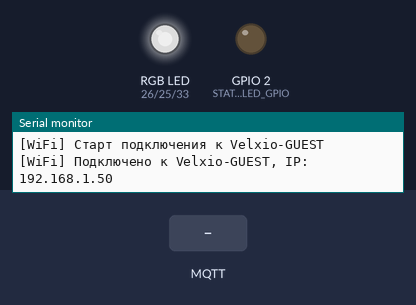
The sketch below on a simulated ESP32. Parts: an RGB LED mixed from three pins (HIGH = lit), output pins drawn as LEDs (lit = HIGH), the last lines printed to the serial monitor. Inputs (shaded band) come from the test bench. Dim RGB values are drawn brighter than linear; WiFi joins after 1.5 s; servers stay silent unless stated; no MQTT or app messages arrive unless stated.

Above: at 1.6 s.
At 2.8 s:
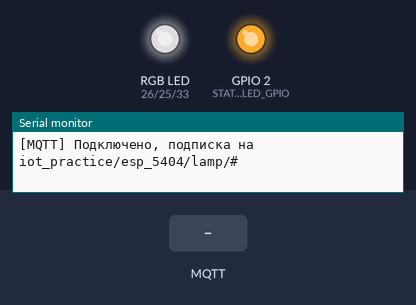
2.9 s: MQTT message "off" arrives on the first subscribed topic
4.4 s: MQTT message "rgba(" arrives on the first subscribed topic
5.9 s: MQTT message "adaptive" arrives on the first subscribed topic
Timing chart, 0 to 8.9 s (numbered marks = the images above; inputs shaded):
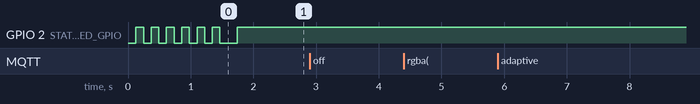

The sketch:

main.ino
```cpp
/*
Выполнила бригада №3
Участники:
- Павлов Аркадий - ответственный за схемы
- Малков Максим - ответственный за код
- Авдеев Евгений - ответственный за отчеты
*/

#include <Arduino.h>
#include <WiFi.h>
#include <PubSubClient.h>

// Учебная Wi-Fi сеть из правил проекта.
static constexpr const char* WIFI_SSID = "Velxio-GUEST";
static constexpr const char* WIFI_PASSWORD = "";

// IP брокера EMQX из docker-compose.
static constexpr const char* MQTT_BROKER_HOST = "172.30.0.10";
static constexpr uint16_t MQTT_BROKER_PORT = 1883;

static constexpr const char* MQTT_CLIENT_ID = "esp_5404";

// Светодиод статуса Wi-Fi/MQTT на плате ESP32.
static constexpr uint8_t STATUS_LED_GPIO = 2;

// RGB-каналы: пины и номера PWM-каналов (как в исходном ESP-IDF проекте).
static constexpr uint8_t GPIO_R = 26;
static constexpr uint8_t GPIO_G = 25;
static constexpr uint8_t GPIO_B = 33;
static constexpr uint8_t PWM_CH_R = 0;
static constexpr uint8_t PWM_CH_G = 1;
static constexpr uint8_t PWM_CH_B = 2;
static constexpr uint16_t PWM_FREQ_HZ = 5000;
static constexpr uint8_t PWM_RESOLUTION_BITS = 8;
static constexpr uint16_t PWM_MAX_DUTY = (1U << PWM_RESOLUTION_BITS) - 1U;

// Топики совместимы с fake_lamp: iot_practice/esp_5404/lamp/...
static constexpr const char* LAMP_TOPIC = "iot_practice/esp_5404/lamp";
static constexpr const char* VALUE_TOPIC = "iot_practice/esp_5404/lamp/value";
static constexpr const char* COLOR_TOPIC = "iot_practice/esp_5404/lamp/color";
static constexpr const char* SCENE_TOPIC = "iot_practice/esp_5404/lamp/scene";
static constexpr const char* SUBSCRIBE_TOPIC = "iot_practice/esp_5404/lamp/#";

enum SceneMode : uint8_t {
  SCENE_ADAPTIVE = 0,
  SCENE_MEETING = 1,
  SCENE_RELAX = 2,
  SCENE_EMERGENCY = 3,
};

struct LampState {
  bool lampOn = true;
  int value = 100;
  uint8_t r = 255;
  uint8_t g = 255;
  uint8_t b = 255;
  SceneMode scene = SCENE_ADAPTIVE;
};

WiFiClient wifiClient;
PubSubClient mqttClient(wifiClient);
LampState state;

unsigned long lastStatusBlinkMs = 0;
unsigned long lastMqttReconnectTryMs = 0;
unsigned long lastWifiReconnectTryMs = 0;
bool wifiConnectedLogged = false;

// Записываем duty на один RGB-канал (0..255 -> 8-битный ШИМ).
void writePwmChannel(uint8_t channel, uint8_t level) {
  const uint32_t duty = static_cast<uint32_t>((level * PWM_MAX_DUTY) / 255U);
  ledcWrite(channel, duty);
}

// Непосредственное применение RGB с учётом флага включения лампы.
void applyRgb(uint8_t r, uint8_t g, uint8_t b) {
  if (!state.lampOn) {
    r = 0;
    g = 0;
    b = 0;
  }
  writePwmChannel(PWM_CH_R, r);
  writePwmChannel(PWM_CH_G, g);
  writePwmChannel(PWM_CH_B, b);

  Serial.printf("[PWM] lamp=%s R=%u G=%u B=%u\n",
                state.lampOn ? "on" : "off", r, g, b);
}

// Общая яркость: одинаковый уровень на R, G и B (топик lamp/value).
void setUniformValue(int percent) {
  state.value = constrain(percent, 0, 100);
  const uint8_t level = static_cast<uint8_t>((state.value * 255) / 100);
  state.r = level;
  state.g = level;
  state.b = level;
}

// Применяем текущие уровни каналов (заданы через value или color).
void applyState() {
  if (!state.lampOn) {
    applyRgb(0, 0, 0);
    return;
  }
  applyRgb(state.r, state.g, state.b);
}

// Парсинг цвета в формате #RRGGBB.
void parseHexColor(const char* s) {
  if (strlen(s) != 7 || s[0] != '#') {
    return;
  }
  unsigned int r = 0;
  unsigned int g = 0;
  unsigned int b = 0;
  if (sscanf(s + 1, "%02x%02x%02x", &r, &g, &b) == 3) {
    state.r = static_cast<uint8_t>(r);
    state.g = static_cast<uint8_t>(g);
    state.b = static_cast<uint8_t>(b);
  }
}

// Парсинг цвета в формате rgba(R,G,B,A); альфа игнорируется.
void parseRgbaColor(const char* s) {
  int r = 0;
  int g = 0;
  int b = 0;
  float a = 1.0f;
  if (sscanf(s, "rgba(%d,%d,%d,%f)", &r, &g, &b, &a) != 4) {
    return;
  }
  state.r = static_cast<uint8_t>(constrain(r, 0, 255));
  state.g = static_cast<uint8_t>(constrain(g, 0, 255));
  state.b = static_cast<uint8_t>(constrain(b, 0, 255));
}

// Предустановленные сцены адаптивного освещения.
void handleScene(SceneMode scene) {
  state.scene = scene;
  switch (scene) {
    case SCENE_ADAPTIVE:
      setUniformValue(60);
      break;
    case SCENE_MEETING:
      state.r = 255;
      state.g = 200;
      state.b = 180;
      break;
    case SCENE_RELAX:
      state.r = 255;
      state.g = 140;
      state.b = 60;
      break;
    case SCENE_EMERGENCY:
      state.r = 255;
      state.g = 0;
      state.b = 0;
      break;
  }
  applyState();
}

void handleTopic(const char* topic, const char* payload) {
  if (strcmp(topic, LAMP_TOPIC) == 0) {
    // Любое значение кроме "off" считается включением (как в ESP-IDF версии).
    state.lampOn = (strcmp(payload, "off") != 0);
    Serial.printf("[MQTT] lamp=%s\n", state.lampOn ? "on" : "off");
  } else if (strcmp(topic, VALUE_TOPIC) == 0) {
    setUniformValue(atoi(payload));
    Serial.printf("[MQTT] value=%d -> R=%u G=%u B=%u\n", state.value, state.r, state.g, state.b);
  } else if (strcmp(topic, COLOR_TOPIC) == 0) {
    if (strncmp(payload, "rgba(", 5) == 0) {
      parseRgbaColor(payload);
    } else if (payload[0] == '#') {
      parseHexColor(payload);
    }
    Serial.printf("[MQTT] color R=%u G=%u B=%u\n", state.r, state.g, state.b);
  } else if (strcmp(topic, SCENE_TOPIC) == 0) {
    if (strcmp(payload, "adaptive") == 0) {
      handleScene(SCENE_ADAPTIVE);
      return;
    }
    if (strcmp(payload, "meeting") == 0) {
      handleScene(SCENE_MEETING);
      return;
    }
    if (strcmp(payload, "relax") == 0) {
      handleScene(SCENE_RELAX);
      return;
    }
    if (strcmp(payload, "emergency") == 0) {
      handleScene(SCENE_EMERGENCY);
      return;
    }
    Serial.printf("[MQTT] Неизвестная сцена: %s\n", payload);
    return;
  } else {
    Serial.printf("[MQTT] Неизвестный топик: %s\n", topic);
    return;
  }
  applyState();
}

void mqttCallback(char* topic, byte* payload, unsigned int length) {
  if (topic == nullptr) {
    return;
  }

  char payloadBuffer[128] = {0};
  const unsigned int copyLen = min(length, static_cast<unsigned int>(sizeof(payloadBuffer) - 1));
  memcpy(payloadBuffer, payload, copyLen);
  payloadBuffer[copyLen] = '\0';

  Serial.printf("[MQTT] Получено: topic=%s payload=%s\n", topic, payloadBuffer);
  handleTopic(topic, payloadBuffer);
}

void connectWifiIfNeeded() {
  const wl_status_t wifiStatus = WiFi.status();
  if (wifiStatus == WL_CONNECTED) {
    if (!wifiConnectedLogged) {
      Serial.printf("[WiFi] Подключено к %s, IP: %s\n", WIFI_SSID, WiFi.localIP().toString().c_str());
      wifiConnectedLogged = true;
    }
    return;
  }

  if (wifiConnectedLogged) {
    Serial.printf("[WiFi] Соединение потеряно, статус: %d\n", static_cast<int>(wifiStatus));
    wifiConnectedLogged = false;
  }

  const unsigned long now = millis();
  if (now - lastWifiReconnectTryMs < 5000) {
    return;
  }
  lastWifiReconnectTryMs = now;

  Serial.printf("[WiFi] Пробуем подключиться к %s...\n", WIFI_SSID);
  WiFi.disconnect();
  WiFi.begin(WIFI_SSID, WIFI_PASSWORD);
}

void connectMqttIfNeeded() {
  if (WiFi.status() != WL_CONNECTED || mqttClient.connected()) {
    return;
  }

  const unsigned long now = millis();
  if (now - lastMqttReconnectTryMs < 2000) {
    return;
  }
  lastMqttReconnectTryMs = now;

  if (mqttClient.connect(MQTT_CLIENT_ID)) {
    mqttClient.subscribe(SUBSCRIBE_TOPIC, 1);
    Serial.printf("[MQTT] Подключено, подписка на %s\n", SUBSCRIBE_TOPIC);
  } else {
    Serial.printf("[MQTT] Ошибка подключения, rc=%d\n", mqttClient.state());
  }
}

void updateStatusLed() {
  const bool wifiConnected = WiFi.status() == WL_CONNECTED;
  const bool mqttConnected = mqttClient.connected();

  if (wifiConnected && mqttConnected) {
    digitalWrite(STATUS_LED_GPIO, HIGH);
    return;
  }

  const unsigned long now = millis();
  const unsigned long interval = wifiConnected ? 250 : 100;
  if (now - lastStatusBlinkMs >= interval) {
    lastStatusBlinkMs = now;
    digitalWrite(STATUS_LED_GPIO, !digitalRead(STATUS_LED_GPIO));
  }
}

void setupRgbPwm() {
  ledcSetup(PWM_CH_R, PWM_FREQ_HZ, PWM_RESOLUTION_BITS);
  ledcSetup(PWM_CH_G, PWM_FREQ_HZ, PWM_RESOLUTION_BITS);
  ledcSetup(PWM_CH_B, PWM_FREQ_HZ, PWM_RESOLUTION_BITS);
  ledcAttachPin(GPIO_R, PWM_CH_R);
  ledcAttachPin(GPIO_G, PWM_CH_G);
  ledcAttachPin(GPIO_B, PWM_CH_B);
}

void setup() {
  Serial.begin(115200);

  pinMode(STATUS_LED_GPIO, OUTPUT);
  digitalWrite(STATUS_LED_GPIO, LOW);

  setupRgbPwm();

  // Стартовая сцена — адаптивное освещение (общая яркость 60%).
  handleScene(SCENE_ADAPTIVE);

  WiFi.mode(WIFI_STA);
  Serial.printf("[WiFi] Старт подключения к %s\n", WIFI_SSID);
  WiFi.begin(WIFI_SSID, WIFI_PASSWORD);

  mqttClient.setServer(MQTT_BROKER_HOST, MQTT_BROKER_PORT);
  mqttClient.setCallback(mqttCallback);
}

void loop() {
  connectWifiIfNeeded();
  connectMqttIfNeeded();

  if (mqttClient.connected()) {
    mqttClient.loop();
  }

  updateStatusLed();
  delay(30);
}
```
